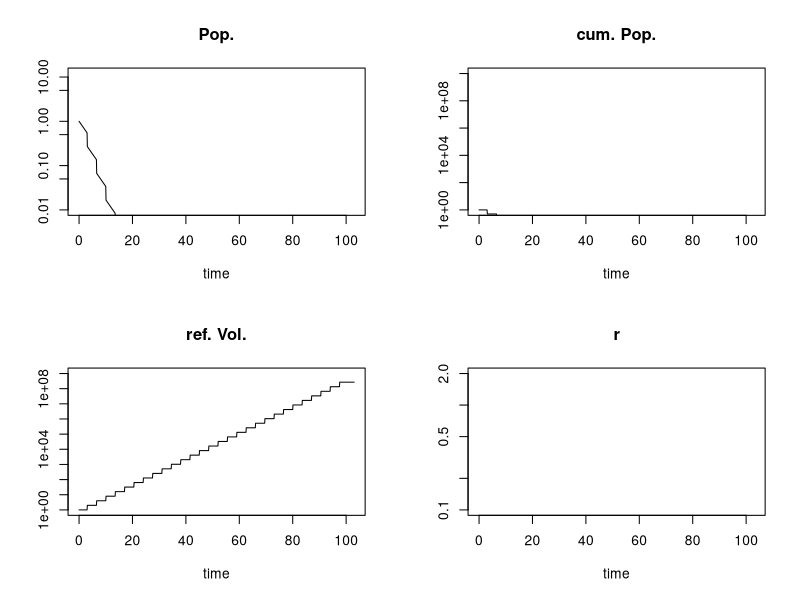
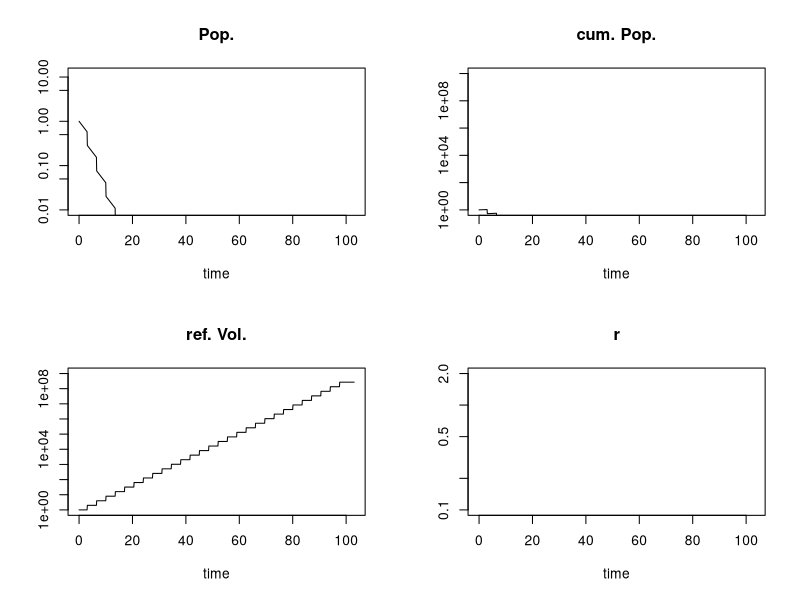
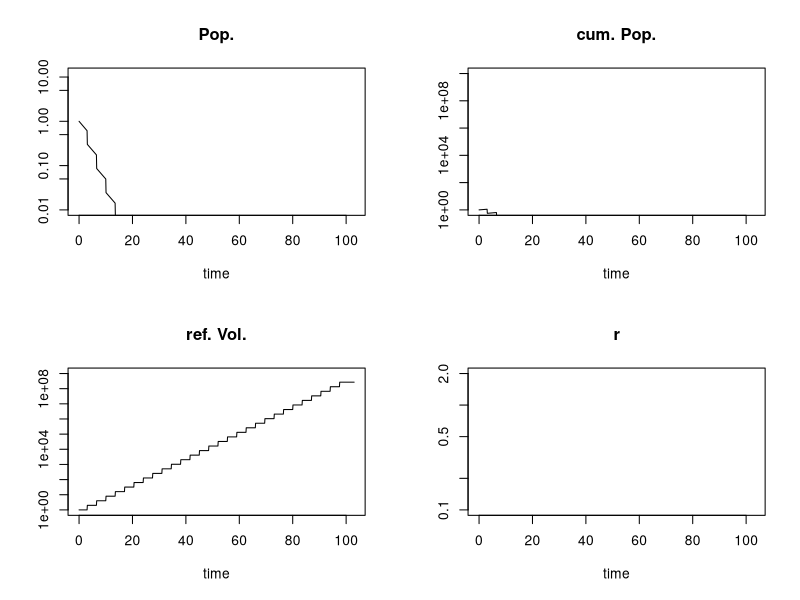
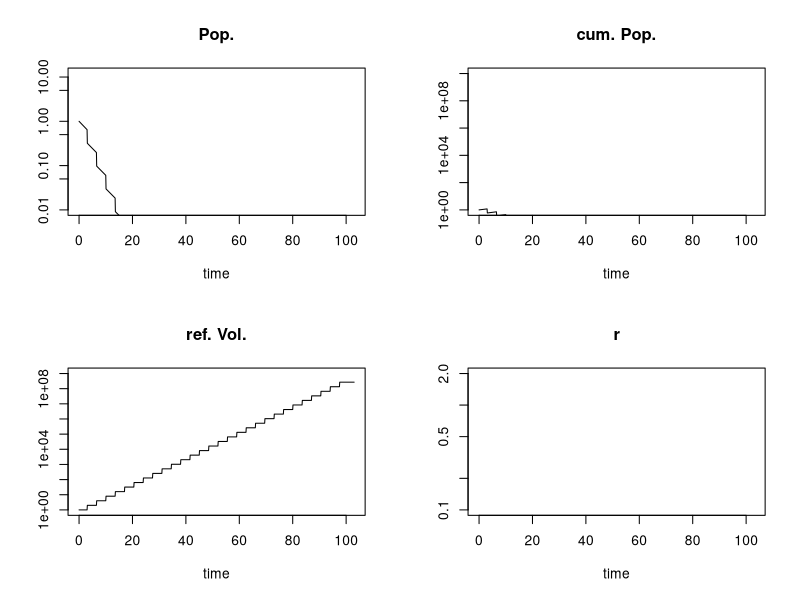
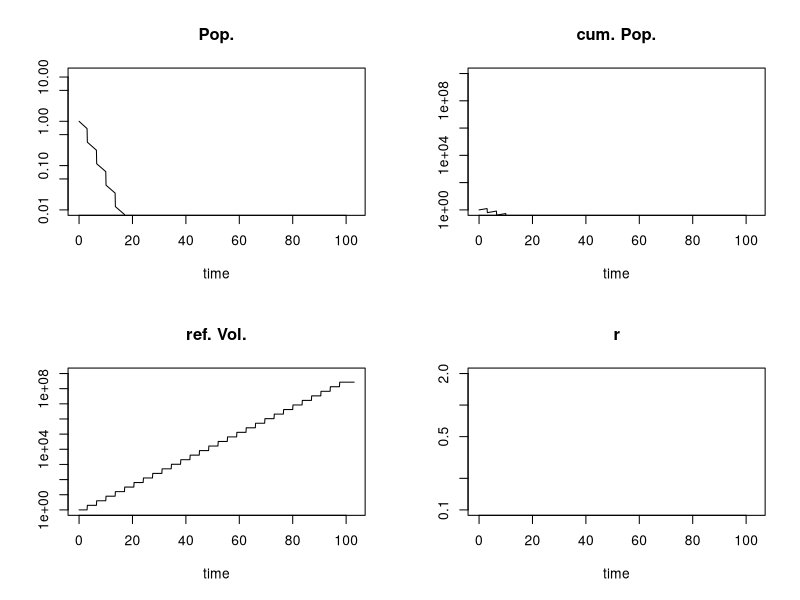
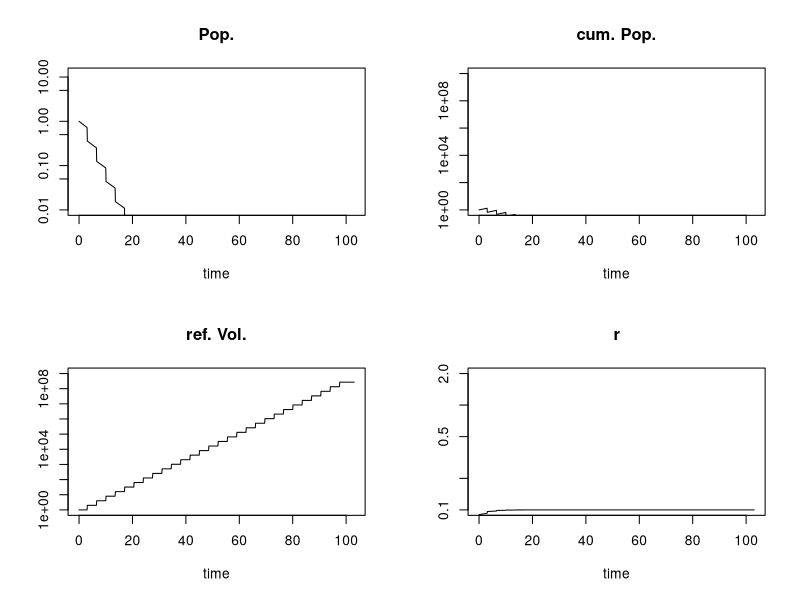
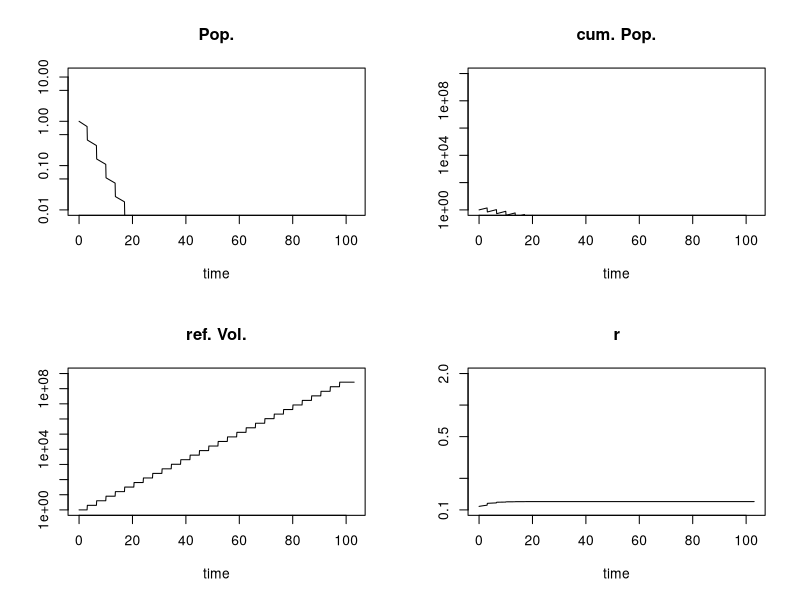
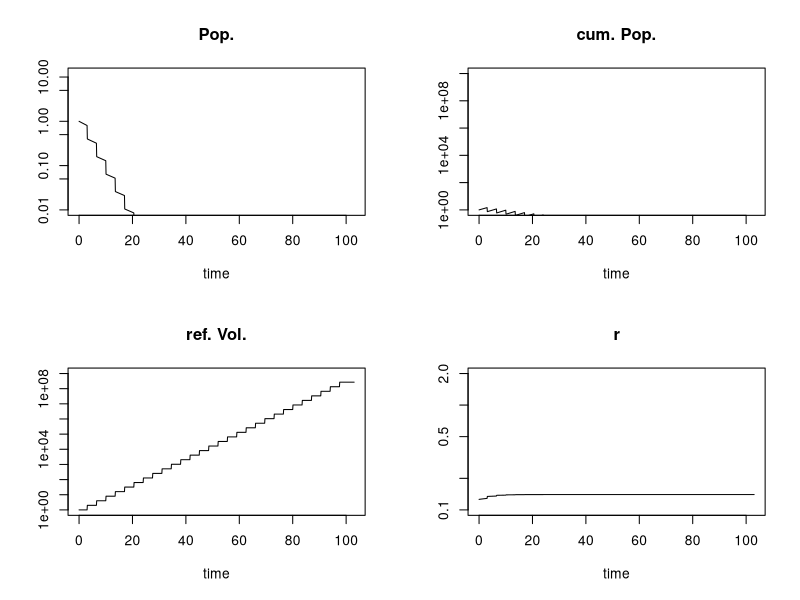

Here is the R script that generated these plots, in order: (Note: this script raises an error after producing the figures.)
library(deSolve)

## model: rate of change v1 = 0, v2 consumed at first-order rate
semibatch <- function(t, y, p) {
  with(as.list(c(y, p)), {
    growth <- r * (1 - x/K)
    dx  <- growth * x - d * x  # population in the experimental vessel
    dx2 <- growth * x2         # theoretical total population development
    dV <- 0                    # reference Volume
    list(c(dx, dx2, dV), r = growth)
  })
}

eventfun <- function(t, y, p){
  with(as.list(c(y, p)), {
    return(c(x / D, x2 / D, V * D)) # D = 2 --> x / 2 and V * 2
  })
}

events <- seq(3, 100, 3.5)

yini   <- c(x = 1, x2 = 1, V = 1)
parms  <- c(r = 1.6, d = .2, K = 10, D = 2)
times  <- seq(0, 103, by = 0.1)


#out <- ode(func = semibatch, y = yini, times = times, parms = parms)

times <- cleanEventTimes(times, events)
times <- sort(c(times, events))

i <-0
for(r in seq(0.0, 2, 0.02)) {
  i <- i+1
  parms["r"] <- r
  out <- ode(func = semibatch, y = yini, times = times, parms = parms,
             events = list(func = eventfun, time = events), method = "adams")

  png(file=paste("img", i+1000, ".png", sep=""))
  plot(out, log = "y",
       ylim=list(c(0.01, 12), c(1, 1e10), c(1, 1e9), c(0.1, 2)),
       main=list("Pop.", "cum. Pop.", "ref. Vol.", "r"))
  dev.off()

  oo <- as.data.frame(subset(out[,1:5], out[, 1] > 20))

  oo$q <- oo$x2 * oo$V

  m <- lm(log(q) ~ time, data = oo)
  #with(oo, plot(t, log(q), pch="."))
  #abline(m)
  #summary(m)
  print(coef(m))

  ## doubling time
  cat("doubling times", log(2)/parms["r"], "->", log(2)/coef(m)[2], "\n")
  cat("generations / year", 365/(log(2)/parms["r"]), "->", 365/(log(2)/coef(m)[2]), "\n")

  r_mean <- mean(oo$r[oo$time > 20 | oo$time < 100])
  cat("mean gen.", 365 / (log(2)/r_mean), "\n")
}
